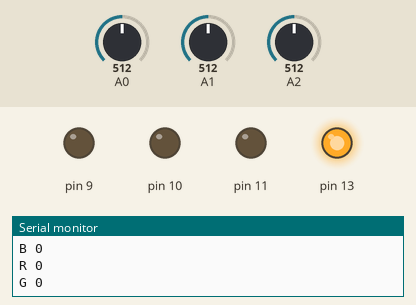
Recording of a sketch running on a simulated Arduino Uno, built with avr-gcc and run on an emulated ATmega328P. On the bench: output pins drawn as LEDs (lit = HIGH), the last lines printed to the serial monitor. The test bench sets the inputs (shaded band); at power-on: A0 = 512, A1 = 512, A2 = 512.

Above: at 1.2 s.
1.3 s: A0 set to 716
At 1.7 s:
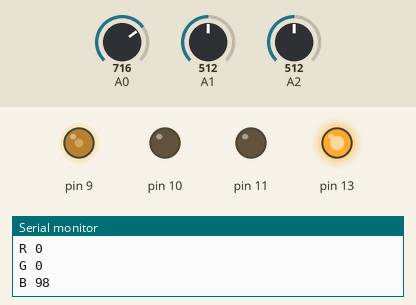
2.8 s: A1 set to 716
At 4.0 s:
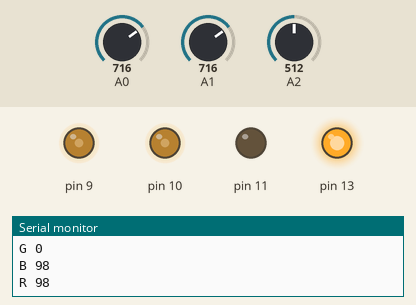
4.3 s: A2 set to 716
At 4.9 s:
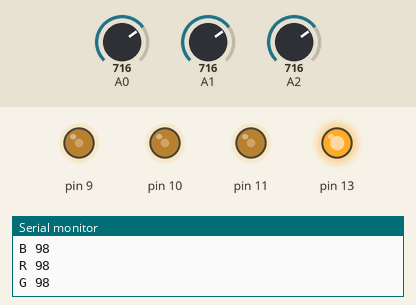
5.8 s: A0 set to 900
At 7.0 s:
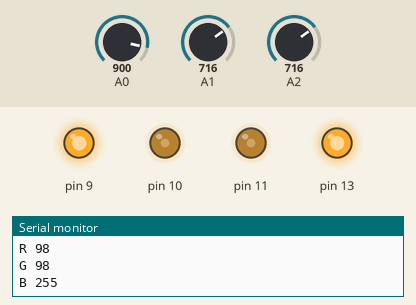
7.3 s: A1 set to 900
At 8.2 s:
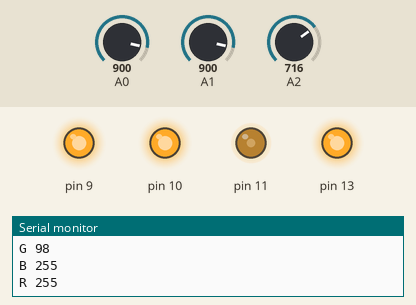
8.8 s: A2 set to 900
At 9.2 s:
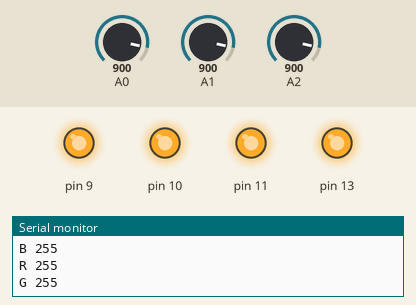
Timing chart, 0 to 11.3 s (numbered marks = the images above; inputs shaded):
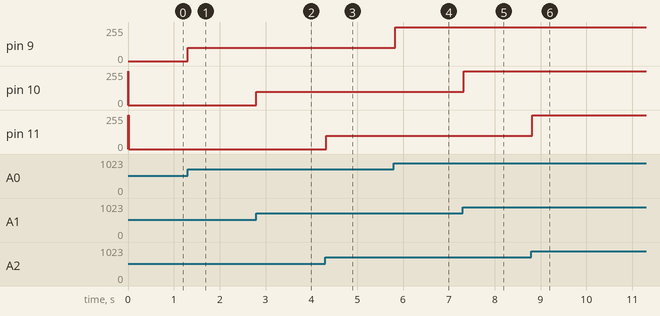

The sketch:

auras01Arduino.ino
```cpp
int oldRGB[3] = {
  0,0,0};

void setup(){
  pinMode(13,OUTPUT);
  pinMode(9,OUTPUT);
  pinMode(10,OUTPUT);
  pinMode(11,OUTPUT);

  // anode
  digitalWrite(13,HIGH);

  // cathodes
  analogWrite(9,255);
  analogWrite(10,255);
  analogWrite(11,255);

  Serial.begin(19200);
}

void loop(){
  int val = analogRead(A0);
  val = constrain(val,600,900);
  if(abs(val - oldRGB[0]) > 12){
    int mval = map(val,600,900,0,255);
    analogWrite(9,mval);
    oldRGB[0] = val;
    Serial.print("B ");
    Serial.print(mval);
    Serial.print('\n');
  }
  delay(10);

  val = analogRead(A1);
  val = constrain(val,600,900);
  if(abs(val - oldRGB[1]) > 12){
    int mval = map(val,600,900,0,255);
    analogWrite(10,mval);
    oldRGB[1] = val;
    Serial.print("R ");
    Serial.print(mval);
    Serial.print('\n');
  }
  delay(10);

  val = analogRead(A2);
  val = constrain(val,600,900);
  if(abs(val - oldRGB[2]) > 12){
    int mval = map(val,600,900,0,255);
    analogWrite(11,mval);
    oldRGB[2] = val;
    Serial.print("G ");
    Serial.print(mval);
    Serial.print('\n');
  }
  delay(10);

}
```

Measured:
- after the input at 1.3 s, pin 9: 0/255 → 98/255 at once
- after the input at 2.8 s, pin 10: 0/255 → 98/255 at once
- after the input at 4.3 s, pin 11: 0/255 → 98/255 at once
- after the input at 5.8 s, pin 9: 98/255 → 255/255 at once
- after the input at 7.3 s, pin 10: 98/255 → 255/255 at once
- after the input at 8.8 s, pin 11: 98/255 → 255/255 at once
